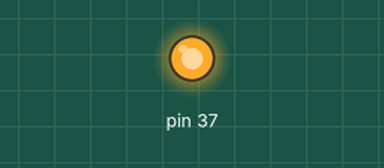
Recording of a program running on a simulated Raspberry Pi (header pin numbers). Parts: output pins drawn as LEDs (lit = HIGH). At 0.0 s the program stops and its outputs stay as they are.

Above: at 0.1 s.
Timing chart, 0 to 1.5 s (numbered marks = the images above):
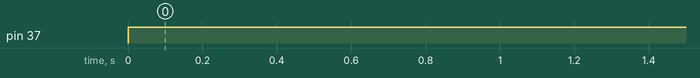

The program:

cpu_temperature.py
```python
#from gpiozero import CPUTemperature
import RPi.GPIO as IO            # calling header file for GPIO’s of PI
import time                              # calling for time to provide delays in program
IO.setmode (IO.BOARD)       # programming the GPIO by BOARD pin numbers, GPIO21 is called as PIN40
IO.setwarnings(False)
IO.setup(37,IO.OUT)             # initialize digital pin40 as an output.
IO.output(37,1)                      # turn the LED on (making the voltage level HIGH)

#cpu = CPUTemperature()

#print(cpu.temperature)
```

Measured:
- by itself, pin 37: LOW → HIGH at 0.00 s
